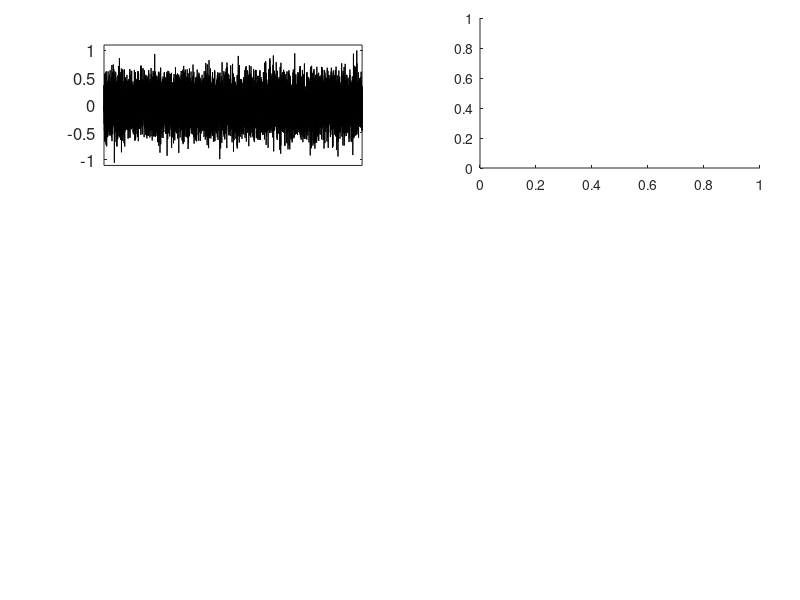

This figure's MATLAB source: (Note: this script raises an error after producing the figure.)
% Plot a segment of Stimulus

clear all
clc

% STIMULUS PARAMETERS:
fs = 48000;             % sampling rate (Hz)
Dur = 250e-3;           % signal duration (sec)
npts = Dur * fs;        % number of points in stimulus waveform
dBSPL = 30;             % SPL (dB re: 20uPa)
m1 = 10^(-5/20);      % SAM modulation depth  
m2 = 10^(-0/20);      % SAM modulation depth  
fm = 32;                % SAM modulation frequency (Hz)

% window time domain waveform
rampdur = 5e-3;         % duration of cos-squared onset/offset (sec)
rampts = fs * rampdur;
step = pi/(rampts-1);
x = 0:step:pi;

%stim1 = (sqrt(2))*amp*sin(2*pi*fc*t);
amp = 10^(-(94-dBSPL)/20);  % for scaling stimuli into Pascals
t = [0:npts-1]/fs;      % stimulus time vector
stim1 = (sqrt(2))*amp*wgn(fs*Dur,1,1)';
modulator1 = m1*sin(2*pi*fm*t);
modulator2 = m2*sin(2*pi*fm*t);
stim21 = ((1 + modulator1).*(stim1));
stim22 = ((1 + modulator2).*(stim1));
am_tone1 = (sqrt(mean(stim1.^2))/sqrt(mean(stim21.^2))).*stim21;   % SAM tone (scaled to same rms as pure tone)
am_tone2 = (sqrt(mean(stim1.^2))/sqrt(mean(stim22.^2))).*stim22;   % SAM tone (scaled to same rms as pure tone)

%%
figure
sp1 = subplot(321);
set(sp1,'position',[0.1 0.72 0.4 0.25])
plot(t*1000,stim1/max(max(stim1),min(stim1)),'k')
axis([0 250 -1.1 1.1])
set(gca,'fontsize',12,'xtick',[])
% xlabel('Time (ms)','fontsize',12)
% ylabel('Normalized Amplitude','fontsize',12)
% title('unmodulated','fontsize',12,'fontweight','normal')
% legend('unmodulated')

sp2 = subplot(322);
set(sp2,'position',[0.6 0.72 0.35 0.25])
plotfft(stim1,fs,[10 4000],'dB');
ylim([-60 0])
set(gca,'fontsize',12,'xtick',[])


sp3 = subplot(323);
set(sp3,'position',[0.1 0.42 0.4 0.25])
plot(t*1000,am_tone1/max(max(am_tone1),min(am_tone1)),'k')
axis([0 250 -1.1 1.1])
set(gca,'fontsize',12,'xtick',[])
% xlabel('Time (ms)','fontsize',12)
ylabel('Normalized Amplitude','fontsize',12)
% title('depth = -5 dB','fontsize',12,'fontweight','normal')

sp4 = subplot(324);
set(sp4,'position',[0.6 0.42 0.35 0.25])
plotfft(am_tone1,fs,[10 4000],'dB');
ylim([-60 0])
set(gca,'fontsize',12,'xtick',[])
ylabel('Amplitude (dB)','fontsize',12)


sp5 = subplot(325);
set(sp5,'position',[0.1 0.12 0.4 0.25])
plot(t*1000,am_tone2/max(max(am_tone2),min(am_tone2)),'k')
axis([0 250 -1.1 1.1])
set(gca,'fontsize',12)
xlabel('Time (ms)','fontsize',12)
% ylabel('Normalized Amplitude','fontsize',12)
% title('depth = 0 dB','fontsize',12,'fontweight','normal')

sp6 = subplot(326);
set(sp6,'position',[0.6 0.12 0.35 0.25])
plotfft(am_tone2,fs,[10 4000],'dB');
ylim([-60 0])
set(gca,'fontsize',12)
xlabel('Frequency (Hz)','fontsize',12)

